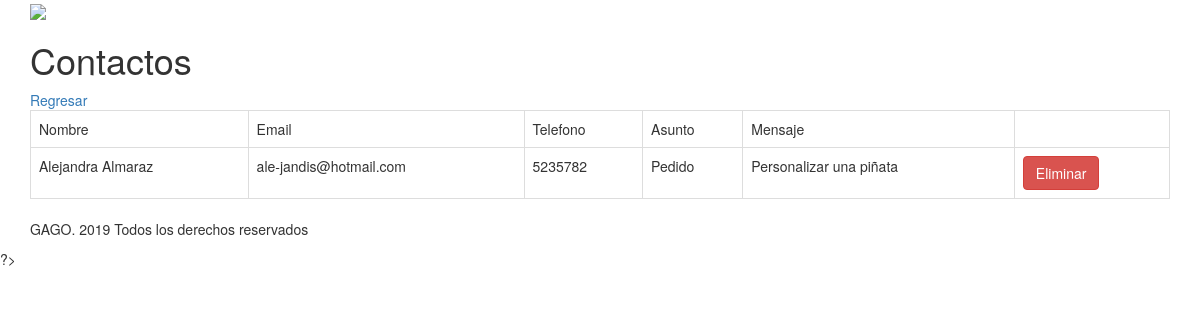
The app's page /contacto/index.php (signed in) with its own data.
### tables this page shows
CREATE TABLE `contacto` (
  `idContacto` int(11) NOT NULL,
  `nombre` varchar(50) NOT NULL,
  `email` varchar(50) NOT NULL,
  `telefono` varchar(30) NOT NULL,
  `asunto` varchar(100) NOT NULL,
  `mensaje` varchar(200) NOT NULL
);

### class/Contacto.php (called while the page is built, shortened)
<?php
class Contacto{
	public static function recuperarTodos(){
		$conection = new Conection();
		$query = $conection->prepare('SELECT * FROM '.self::TABLA);
		$query->execute();
		$rows = $query->fetchAll();
		return $rows;
	}
}
?>

### contacto/index.php (the view, shortened to what this page needs)
<?php
if ($_SESSION) {
	if ($_SESSION['privilegios'] == 1) {
require_once('../class/Contacto.php');
$contacto = Contacto::recuperarTodos();
include('../template/header.php');
?>
	<h1> Contactos</h1>
	<a href="../index.php">Regresar</a>
	<?php
	if (count($contacto) > 0):
	?>
	<div style="overflow-x:auto;">
		<table class="table table-bordered">
			<tr>
				<td>Nombre</td>
				<td>Email</td>
				<td>Telefono</td>
				<td>Asunto</td>
				<td>Mensaje</td>
				<td> </td>
			</tr>
			<?php
			foreach ($contacto as $item):
			?>
			<tr>
				<td> <?php echo $item['nombre']; ?> </td>
				<td> <?php echo $item['email']; ?> </td>
				<td> <?php echo $item['telefono']; ?> </td>
				<td> <?php echo $item['asunto']; ?> </td>
				<td> <?php echo $item['mensaje']; ?> </td>
				<td> <form action="eliminar.php" method="POST">
                    <button class="btn btn-danger" data-toggle="confirmation" data-placement="left">Eliminar</button>
                  </form></td>
			</tr>
			<?php endforeach;  ?>
		</table>
	</div>
	<?php else: ?>
		<p> No hay contactos registrados </p>
	<?php endif; ?>
<?php
include_once('../template/footer.php');
	}
}
?>

### records on screen
contacto: nombre "Alejandra Almaraz", email "ale-jandis@hotmail.com", telefono "5235782", asunto "Pedido", mensaje "Personalizar una piñata"
